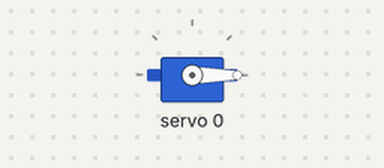
Recording of a sketch running on a simulated Arduino Uno, built with avr-gcc and run on an emulated ATmega328P. On the bench: servo.

Above: at 0.05 s.
At 1.5 s:
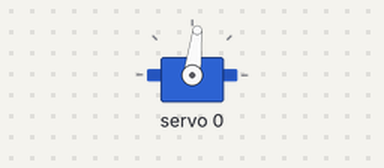
At 3.0 s:
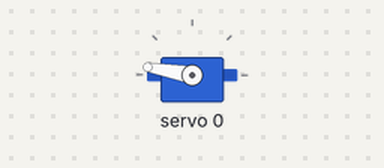
Timing chart, 0 to 6.9 s (numbered marks = the images above):
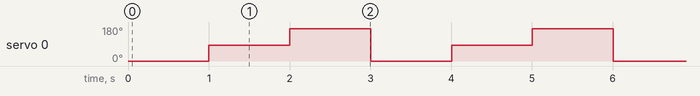

Measured:
- by itself, servo 0: repeats every 3.0 s: 170° 1.0 s, 0° 1.0 s, 83° 1.0 s

The sketch:

ArduinoRbotArm_pca9685.ino
```cpp
/*
     Servo Motor Control using Arduino and PCA9685 Driver
           by Dejan, https://howtomechatronics.com

     Library: https://github.com/NachtRaveVL/PCA9685-Arduino
*/
#include <Wire.h>
#include "PCA9685.h"
PCA9685 driver;
// PCA9685 outputs = 12-bit = 4096 steps
// 2.5% of 20ms = 0.5ms ; 12.5% of 20ms = 2.5ms
// 2.5% of 4096 = 102 steps; 12.5% of 4096 = 512 steps
PCA9685_ServoEvaluator pwmServo(102, 470); // (-90deg, +90deg)
// Second Servo
// PCA9685_ServoEvaluator pwmServo2(102, 310, 505); // (0deg, 90deg, 180deg)
void setup() {
  Wire.begin();                 // Wire must be started first
  Wire.setClock(400000);        // Supported baud rates are 100kHz, 400kHz, and 1000kHz
  driver.resetDevices();        // Software resets all PCA9685 devices on Wire line
  driver.init(B000000);         // Address pins A5-A0 set to B000000
  driver.setPWMFrequency(50);   // Set frequency to 50Hz
}
void loop() {
  driver.setChannelPWM(0, pwmServo.pwmForAngle(-90));
  delay(1000);
  driver.setChannelPWM(0, pwmServo.pwmForAngle(0));
  delay(1000);
  driver.setChannelPWM(0, pwmServo.pwmForAngle(90));
  delay(1000);
}
```
